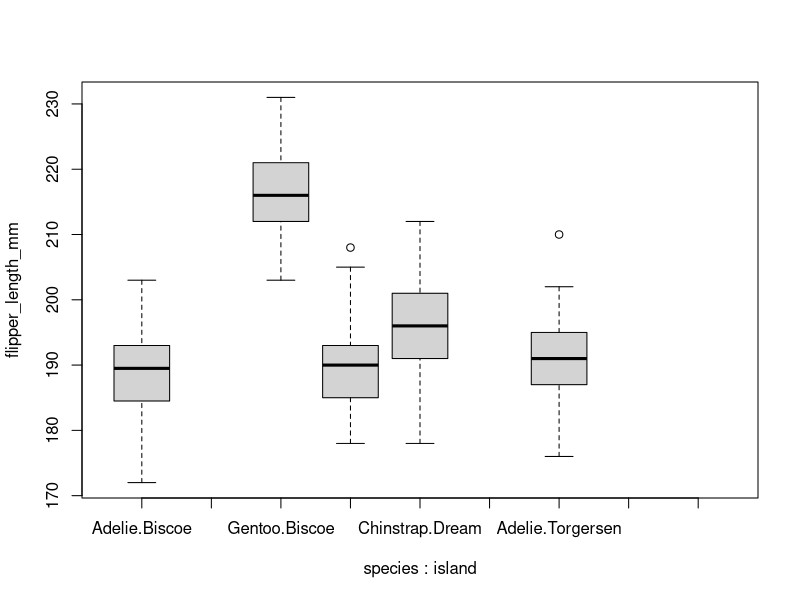
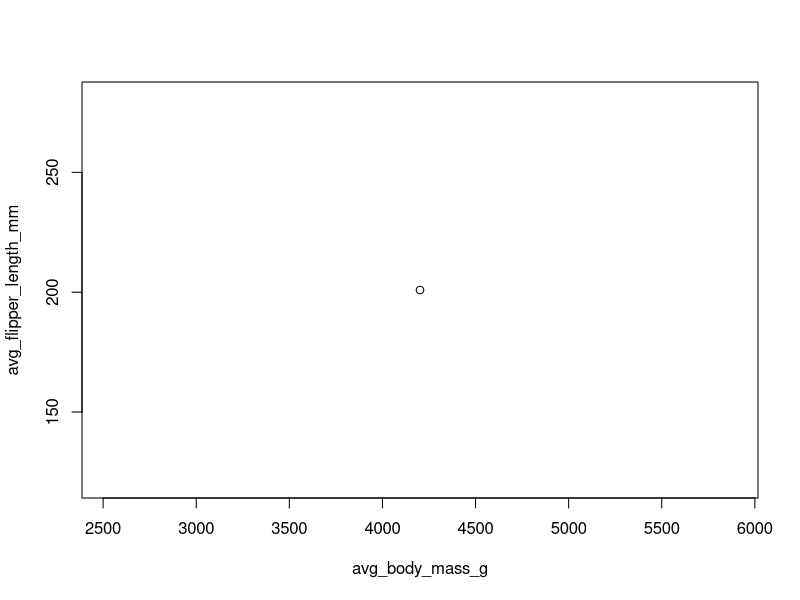
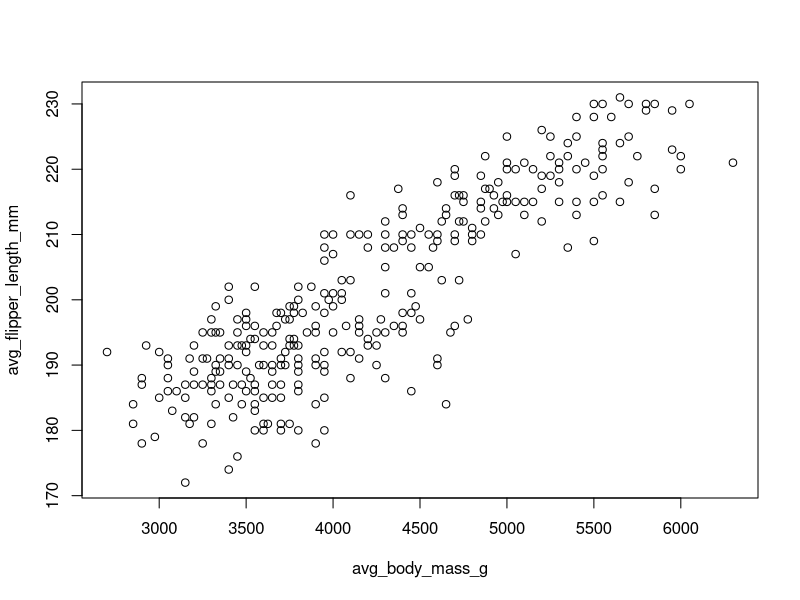
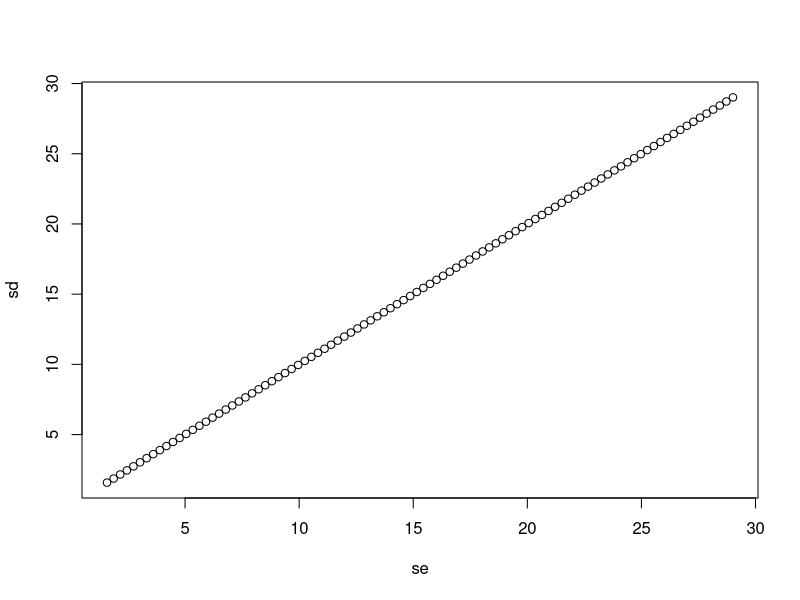
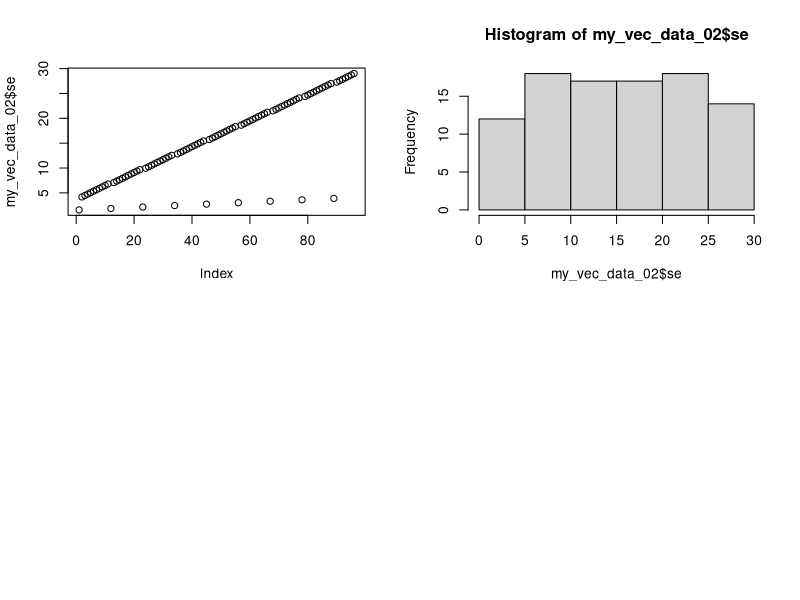

Source code (R) for these figures, in order:
## ---- chunk 1
knitr::opts_chunk$set(echo = TRUE)
## ---- chunk 2
# Libraries for this assignment

library(dplyr)
library(purrr)
library(kableExtra)

## ---- chunk 3

library(palmerpenguins)            # Load library palmerpenguins
## ---- chunk 4

penguins %>%                       # penguins dataset
  head() %>%                       # head of penguins dataset
  kbl() %>%                        
  kable_styling()                  # Using KableExtra table formatting
## ---- chunk 5

penguins %>%                         
  summary()                      # Summary of penguins dataset 
## ---- chunk 6

penguins %>%
  str()                           # structure of penguins dataset
## ---- chunk 7

penguins %>%                      # load penguins data
  select(bill_depth_mm) %>%       # select the bill depth column using the select() from dplyr.
  quantile(na.rm = TRUE)          # calculate the quantiles using the quantile()
## ---- chunk 8

c(1,4,7,NA,9) %>%                 # create a vector
mean(na.rm = TRUE)                # calculate the mean using the mean() and setting na.rm = TRUE to remove missing values
## ---- chunk 9

penguins %>%                                         # load penguin data
  summarise(
    mean_body_mass = mean(body_mass_g, na.rm = TRUE),# Calculate the mean, sd and median of the body mass and summarize results into a data frame 
    sd_body_mass = sd(body_mass_g, na.rm = TRUE),
    med_body_mass = median(body_mass_g, na.rm = TRUE)) %>%
  kbl() %>%                        
  kable_styling()                  # Using KableExtra table formatting
## ---- chunk 10

penguins %>%
  group_by(species) %>% #group all species in the data using group_by function
  summarise(
    mean_body_mass = mean(body_mass_g, na.rm = TRUE),  # repeat 2b above
    sd_body_mass = sd(body_mass_g, na.rm = TRUE),
    med_body_mass = median(body_mass_g, na.rm = TRUE)) %>%
  kbl() %>%                        
  kable_styling()                  # Using KableExtra table formatting
## ---- chunk 11

penguins %>%
  filter(island == "Biscoe") %>% # filtered out Biscoe island using the filter()
  group_by(species, island) %>%  # Grouped species and island from dataset
  summarise(
    mean_body_mass = mean(body_mass_g, na.rm = TRUE),  # same as 2c above
    sd_body_mass = sd(body_mass_g, na.rm = TRUE),
    med_body_mass = median(body_mass_g, na.rm = TRUE)) %>%
kbl() %>%                        
  kable_styling()                  # Using KableExtra table formatting
## ---- chunk 12

penguins %>%    # pipe penguin data
group_by(species, island) %>% # group the species and island column together
mutate('species-island' = paste(as.character(species), as.character(island), sep = "_")) %>%   # create a new dataframe with 'species' island column using mutate() and paste(sep = "_")
kbl() %>%                        
kable_styling() # Using KableExtra table formatting





## ---- chunk 13

penguins %>%    # pipe penguin data
  group_by(species, island) %>%
  mutate('species-island' = paste(as.character(species), as.character(island), sep = "\n")) %>%  # create a new dataframe with 'species' island column using mutate() and paste(sep = "\n")
  summarise(flipper_length_mm, 'species-island') %>%



  boxplot(flipper_length_mm ~ species-island, data = .) # make a boxplot 
  
## ---- chunk 14

penguins %>%       # pipe penguin data 
  mutate(`species-island` = paste("species", "island", sep = "\n")) %>%                  # add a new species-island column using mutate() and paste(sep = "\n")
  summarise(avg_flipper_length_mm = mean(flipper_length_mm, na.rm = TRUE), avg_body_mass_g = mean(body_mass_g, na.rm = TRUE)) %>% # create a data frame that summarizes rouped elements
  
  plot(avg_flipper_length_mm ~ avg_body_mass_g, data = .) # plot average flipper length against average body mass

## ---- chunk 15

penguins %>%        # pipe penguin data
  group_by(flipper_length_mm, body_mass_g) %>%
 summarize(avg_flipper_length_mm = mean(flipper_length_mm, na.rm = TRUE), avg_body_mass_g = mean(body_mass_g, na.rm = TRUE)) %>% # create a new column of average flipper length and average body mass in the penguins data set using mutate()
  
  plot(avg_flipper_length_mm ~ avg_body_mass_g, data = .) # plot average flipper length against average body mass using the whole dataset
 
## ---- chunk 16

bill_gent_bis <- penguins %>% 
  group_by(species, island) %>% # create a new dataframe with values for bill length for Gentoo species in Biscoe island
  filter(species == "Gentoo" | island == "Biscoe") %>%  # Filter Gentoo species and Biscoe island
  pull(bill_length_mm) # Use pull() to select bill length

bill_gent_bis


## ---- chunk 17

as.data.frame(bill_gent_bis) %>%  # covert bill_gent_bis containing bill length of Gentoo species in Biscoe island 
  summarise(sd = sd(bill_gent_bis, na.rm = TRUE), n = n(),  se = replicate(n =10, sd/sqrt(n))) %>%  # calculate the standard deviations, replicate standard error 10x and summarize
  na.omit() %>%  # omit missing values
kbl() %>%                        
  kable_styling()                  # Using KableExtra table formatting
## ---- chunk 18
library(purrr)

my_vec <- 1:100      # create a vector containing number 1 through 100

my_vec_data <- map_df(5:100, ~data.frame(m = mean(my_vec[1:.x]),
                         sd = sd(my_vec[1:.x])),
       .id = "sample_size")    # use map_df to create a data frame from the created vector. 
  

my_vec_data      # view new data frame

## ---- chunk 19

my_vec_data_02 <- my_vec_data %>%         # pipe data frame containing mean and SD of samples
  group_by(sample_size, sd) %>%    # group sample size and SD
  summarise(sample_size, sd, n = n(), se = sd/sqrt(n))    # calculate standard error and summarize sample_size, standard deviation and Standard error into one data frame

                 
my_vec_data_02     # summarized data showing se column

## ---- chunk 20
  plot(sd ~ se, data = my_vec_data_02)     # plot standard deviation against standard error
## ---- chunk 21

par(mfrow = c(2, 2))     # setting the two panel plot
plot(my_vec_data_02$se)  # plot se from my_vec_data_02
hist(my_vec_data_02$se)  # make a histogram to show the distrubution of se from my_vec data
par(mfrow = c(1, 1))     # undo two-panel plot
